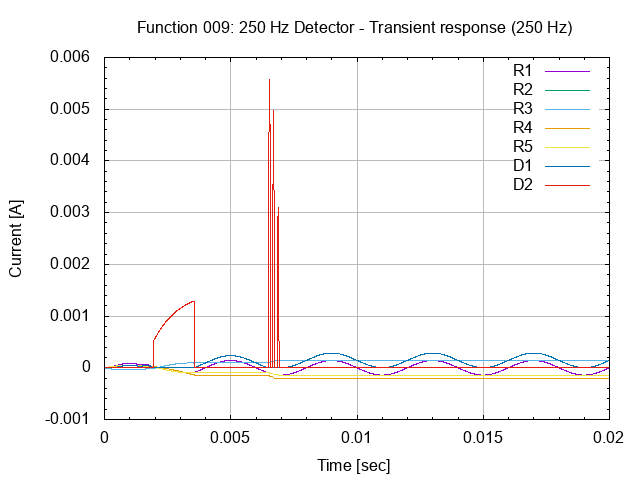

The script that saved this image:
# setup terminal
set term png

# setup graph
set output "26.009.00.02.01.01.png"
set title "Function 009: 250 Hz Detector - Transient response (250 Hz)"

# setup Y-axis
set grid ytics lt 1 lw 1 lc rgb "#bbbbbb"
set mytics
set ylabel "Current [A]"

# setup X-axis
set grid xtics lt 1 lw 1 lc rgb "#bbbbbb"
set mxtics
set xrange [0:0.02]
set xlabel "Time [sec]"

# setup plot style
set style data lines
plot '26.009.00.02.01.dat' using 1:2 title "R1", \
     '26.009.00.02.01.dat' using 1:3 title "R2", \
     '26.009.00.02.01.dat' using 1:4 title "R3", \
     '26.009.00.02.01.dat' using 1:5 title "R4", \
     '26.009.00.02.01.dat' using 1:6 title "R5", \
     '26.009.00.02.01.dat' using 1:7 title "D1", \
     '26.009.00.02.01.dat' using 1:8 title "D2"

# set output back to default
set output

# reset terminal type
set terminal pop
